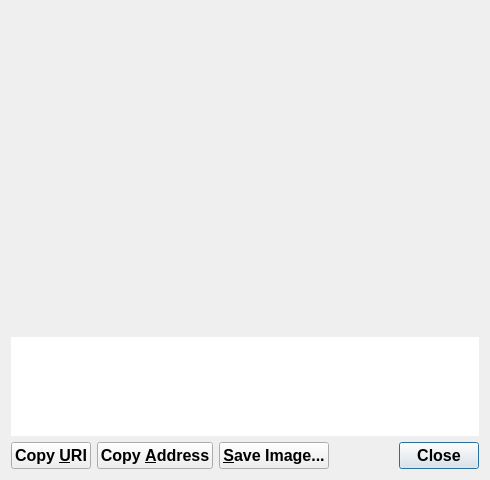
<?xml version="1.0" encoding="UTF-8"?>
<ui version="4.0">
 <class>ReceiveRequestDialog</class>
 <widget class="QDialog" name="ReceiveRequestDialog">
  <property name="geometry">
   <rect>
    <x>0</x>
    <y>0</y>
    <width>490</width>
    <height>480</height>
   </rect>
  </property>
  <property name="font">
   <font>
    <pointsize>12</pointsize>
    <weight>75</weight>
    <bold>true</bold>
   </font>
  </property>
  <property name="cursor">
   <cursorShape>ArrowCursor</cursorShape>
  </property>
  <property name="mouseTracking">
   <bool>false</bool>
  </property>
  <property name="focusPolicy">
   <enum>Qt::NoFocus</enum>
  </property>
  <layout class="QVBoxLayout" name="verticalLayout_3">
   <item>
    <widget class="QRImageWidget" name="lblQRCode">
     <property name="sizePolicy">
      <sizepolicy hsizetype="Expanding" vsizetype="Fixed">
       <horstretch>0</horstretch>
       <verstretch>0</verstretch>
      </sizepolicy>
     </property>
     <property name="minimumSize">
      <size>
       <width>300</width>
       <height>320</height>
      </size>
     </property>
     <property name="toolTip">
      <string>QR Code</string>
     </property>
     <property name="textFormat">
      <enum>Qt::PlainText</enum>
     </property>
     <property name="alignment">
      <set>Qt::AlignCenter</set>
     </property>
     <property name="wordWrap">
      <bool>true</bool>
     </property>
    </widget>
   </item>
   <item>
    <widget class="QTextEdit" name="outUri">
     <property name="sizePolicy">
      <sizepolicy hsizetype="Expanding" vsizetype="Expanding">
       <horstretch>0</horstretch>
       <verstretch>0</verstretch>
      </sizepolicy>
     </property>
     <property name="minimumSize">
      <size>
       <width>0</width>
       <height>50</height>
      </size>
     </property>
     <property name="frameShape">
      <enum>QFrame::NoFrame</enum>
     </property>
     <property name="frameShadow">
      <enum>QFrame::Plain</enum>
     </property>
     <property name="tabChangesFocus">
      <bool>true</bool>
     </property>
     <property name="textInteractionFlags">
      <set>Qt::TextSelectableByKeyboard|Qt::TextSelectableByMouse</set>
     </property>
    </widget>
   </item>
   <item>
    <layout class="QHBoxLayout" name="horizontalLayout">
     <item>
      <widget class="QPushButton" name="btnCopyURI">
       <property name="text">
        <string>Copy &amp;URI</string>
       </property>
       <property name="autoDefault">
        <bool>false</bool>
       </property>
      </widget>
     </item>
     <item>
      <widget class="QPushButton" name="btnCopyAddress">
       <property name="text">
        <string>Copy &amp;Address</string>
       </property>
       <property name="autoDefault">
        <bool>false</bool>
       </property>
      </widget>
     </item>
     <item>
      <widget class="QPushButton" name="btnSaveAs">
       <property name="text">
        <string>&amp;Save Image...</string>
       </property>
       <property name="autoDefault">
        <bool>false</bool>
       </property>
      </widget>
     </item>
     <item>
      <spacer name="horizontalSpacer_2">
       <property name="orientation">
        <enum>Qt::Horizontal</enum>
       </property>
       <property name="sizeHint" stdset="0">
        <size>
         <width>40</width>
         <height>20</height>
        </size>
       </property>
      </spacer>
     </item>
     <item>
      <widget class="QDialogButtonBox" name="buttonBox">
       <property name="standardButtons">
        <set>QDialogButtonBox::Close</set>
       </property>
      </widget>
     </item>
    </layout>
   </item>
  </layout>
 </widget>
 <customwidgets>
  <customwidget>
   <class>QRImageWidget</class>
   <extends>QLabel</extends>
   <header>receiverequestdialog.h</header>
  </customwidget>
 </customwidgets>
 <resources/>
 <connections>
  <connection>
   <sender>buttonBox</sender>
   <signal>rejected()</signal>
   <receiver>ReceiveRequestDialog</receiver>
   <slot>reject()</slot>
   <hints>
    <hint type="sourcelabel">
     <x>452</x>
     <y>573</y>
    </hint>
    <hint type="destinationlabel">
     <x>243</x>
     <y>298</y>
    </hint>
   </hints>
  </connection>
  <connection>
   <sender>buttonBox</sender>
   <signal>accepted()</signal>
   <receiver>ReceiveRequestDialog</receiver>
   <slot>accept()</slot>
   <hints>
    <hint type="sourcelabel">
     <x>452</x>
     <y>573</y>
    </hint>
    <hint type="destinationlabel">
     <x>243</x>
     <y>298</y>
    </hint>
   </hints>
  </connection>
 </connections>
</ui>
